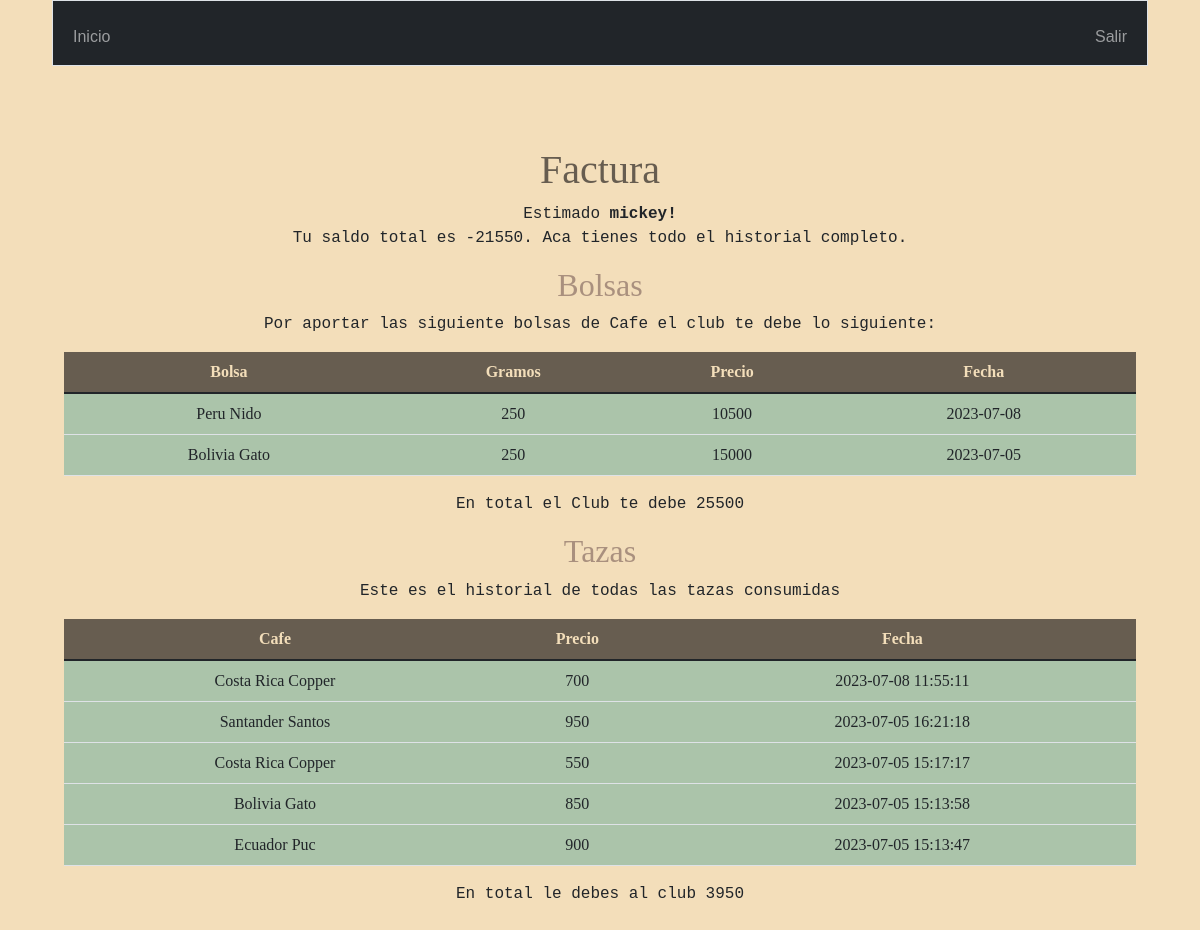
/factura (signed in), run on an earlier commit of the app's database.
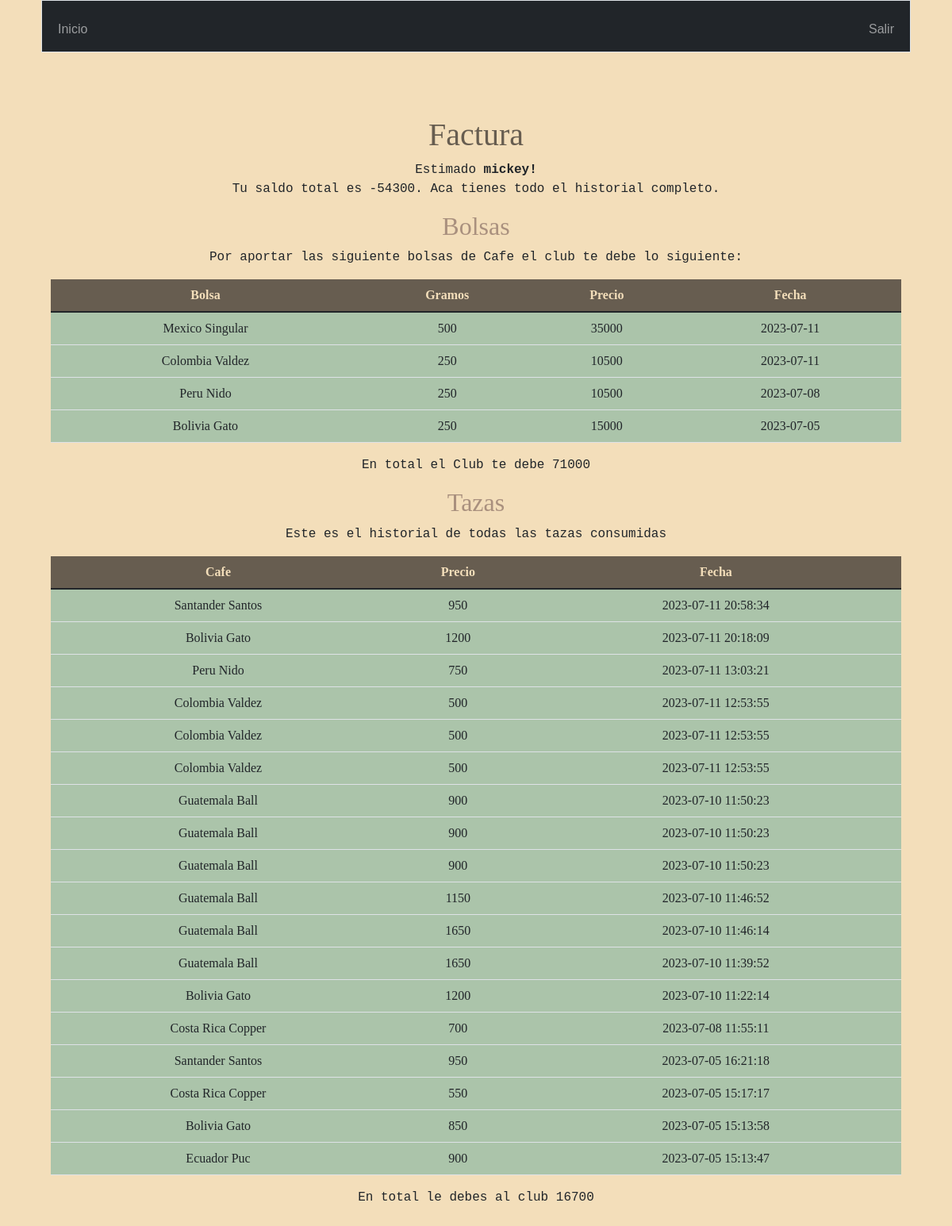
And on a later commit of the database.
### tables this page shows
CREATE TABLE bolsas ( id INTEGER PRIMARY KEY AUTOINCREMENT NOT NULL, user_id INTEGER, origin TEXT, price INTEGER, grams INTEGER, toaster TEXT NOT NULL, date DATE, active TEXT NOT NULL, FOREIGN KEY(user_id) REFERENCES users(id));

CREATE TABLE rondas ( id INTEGER PRIMARY KEY AUTOINCREMENT NOT NULL, prensa_id INTEGER, bolsa_id INTEGER, cost INTEGER, date DATETIME, FOREIGN KEY(bolsa_id) REFERENCES bolsas(id), FOREIGN KEY(prensa_id) REFERENCES prensas(id));

### app.py (the view)
@app.route("/factura")
@login_required
def factura():
    bolsas = db.execute("SELECT origin, toaster, price AS precio, date AS fecha, grams AS gramos FROM bolsas JOIN users ON bolsas.user_id = users.id WHERE users.id=? ORDER BY fecha DESC", session["user_id"])
    tazas = db.execute("SELECT origin, toaster, cost, rondas.date AS fecha FROM rondas JOIN bolsas ON rondas.bolsa_id = bolsas.id JOIN incidencias ON incidencias.ronda_id = rondas.id JOIN users ON incidencias.user_id = users.id WHERE users.id = ? ORDER BY fecha DESC ", session["user_id"])
    bono = db.execute("SELECT SUM(price) FROM bolsas WHERE user_id=?", session["user_id"])[0]["SUM(price)"]
    total_tazas = db.execute("SELECT SUM(cost) FROM rondas JOIN incidencias ON incidencias.ronda_id = rondas.id WHERE incidencias.user_id = ? ", session["user_id"])[0]["SUM(cost)"]
    total_final = int(total_tazas)-int(bono)
    return render_template("factura.html", bolsas = bolsas, tazas = tazas, username = username(session["user_id"]), bono = bono, total_tazas = total_tazas, total_final = total_final )

### app.py (called while the page is built)
@app.after_request
def after_request(response):
    response.headers["Cache-Control"] = "no-cache, no-store, must-revalidate"
    response.headers["Expires"] = 0
    response.headers["Pragma"] = "no-cache"
    return response

### helpers.py (called while the page is built)
def login_required(f):
    @wraps(f)
    def decorated_function(*args, **kwargs):
        if session.get("user_id") is None:
            return redirect("/login")
        return f(*args, **kwargs)
    return decorated_function

def username(n):
    n = int(n)
    query = db.execute("SELECT username FROM users WHERE id=?", n)
    return query[0]["username"]

### templates/factura.html (shortened to what this page needs)
{% extends "layout.html" %}
{% block main %}
<h1>Factura</h1>
<p> Estimado <b>{{username}}! </b> <br>
Tu saldo total es {{total_final}}.
Aca tienes todo el historial completo.
</p>
{% if bolsas %}
<h2> Bolsas  </h2>
<p> Por aportar las siguiente bolsas de Cafe el club te debe lo siguiente:</p>
<table class="table">
	<thead class="thead-dark">
	<tr>
		<th scope="col"> Bolsa </th>
		<th scope="col"> Gramos  </th>
		<th scope="col"> Precio  </th>
		<th scope="col"> Fecha </th>
	</tr>
	</thead>
	<tbody>
		{% for bolsa in bolsas %}
		<tr>
		<td> {{ bolsa.origin }} {{ bolsa.toaster }} </td>
		<td> {{ bolsa.gramos }}</td>
		<td> {{ bolsa.precio }} </td>
		<td> {{ bolsa.fecha.split(' ')[0] }} </td>
		</tr>
		{% endfor %}
	</tbody>
</table>
<p>En total el Club te debe {{bono}}</p>
{% endif %}
<h2> Tazas  </h2>
<p> Este es el historial de todas las tazas consumidas </p>
<table class="table">
	<thead class="thead-dark">
	<tr>
		<th scope="col"> Cafe </th>
		<th scope="col"> Precio  </th>
		<th scope="col"> Fecha </th>
	</tr>
	</thead>
	<tbody>
		{% for taza in tazas %}
		<tr>
		<td> {{ taza.origin }} {{ taza.toaster }} </td>
		<td> {{ taza.cost }}</td>
		<td> {{ taza.fecha }} </td>
		</tr>
		{% endfor %}
	</tbody>
</table>
<p>En total le debes al club {{total_tazas}}</p>
{% endblock %}

What changed in the data, as far as the page shows it:
added bolsas: origin "Mexico", toaster "Singular", gramos "500", precio "35000", fecha "2023-07-11"
added bolsas: origin "Colombia", toaster "Valdez", gramos "250", precio "10500", fecha "2023-07-11"
added rondas: origin "Santander", toaster "Santos", cost "950", fecha "2023-07-11 20:58:34"
added rondas: origin "Bolivia", toaster "Gato", cost "1200", fecha "2023-07-11 20:18:09"
added rondas: origin "Peru", toaster "Nido", cost "750", fecha "2023-07-11 13:03:21"
added rondas: origin "Colombia", toaster "Valdez", cost "500", fecha "2023-07-11 12:53:55"
added rondas: origin "Guatemala", toaster "Ball", cost "900", fecha "2023-07-10 11:50:23"
added rondas: origin "Guatemala", toaster "Ball", cost "1150", fecha "2023-07-10 11:46:52"
added rondas: origin "Guatemala", toaster "Ball", cost "1650", fecha "2023-07-10 11:46:14"
added rondas: origin "Guatemala", toaster "Ball", cost "1650", fecha "2023-07-10 11:39:52"
added rondas: origin "Bolivia", toaster "Gato", cost "1200", fecha "2023-07-10 11:22:14"
Also different on the page:
{{ total_final }}: "-21550" → "-54300"
{{ bono }}: "25500" → "71000"
{{ total_tazas }}: "3950" → "16700"
